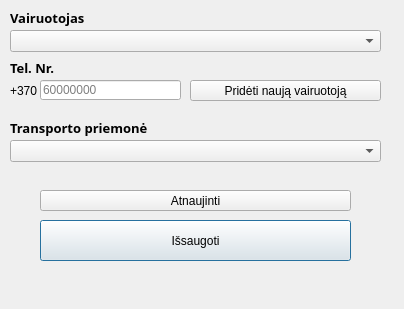
<?xml version="1.0" encoding="UTF-8"?>
<ui version="4.0">
 <class>Dialog</class>
 <widget class="QDialog" name="Dialog">
  <property name="geometry">
   <rect>
    <x>0</x>
    <y>0</y>
    <width>404</width>
    <height>309</height>
   </rect>
  </property>
  <property name="windowTitle">
   <string>Vairuotojo irašo atnaujinimas</string>
  </property>
  <widget class="QLabel" name="label">
   <property name="geometry">
    <rect>
     <x>10</x>
     <y>10</y>
     <width>101</width>
     <height>16</height>
    </rect>
   </property>
   <property name="font">
    <font>
     <family>Arial Black</family>
     <pointsize>10</pointsize>
     <weight>75</weight>
     <bold>true</bold>
    </font>
   </property>
   <property name="text">
    <string>Vairuotojas</string>
   </property>
  </widget>
  <widget class="QLineEdit" name="tel_nr">
   <property name="geometry">
    <rect>
     <x>40</x>
     <y>80</y>
     <width>141</width>
     <height>20</height>
    </rect>
   </property>
   <property name="placeholderText">
    <string>60000000</string>
   </property>
  </widget>
  <widget class="QLabel" name="label_3">
   <property name="geometry">
    <rect>
     <x>10</x>
     <y>60</y>
     <width>101</width>
     <height>16</height>
    </rect>
   </property>
   <property name="font">
    <font>
     <family>Arial Black</family>
     <pointsize>10</pointsize>
     <weight>75</weight>
     <bold>true</bold>
    </font>
   </property>
   <property name="text">
    <string>Tel. Nr.</string>
   </property>
  </widget>
  <widget class="QComboBox" name="tp_pasirinkimas">
   <property name="geometry">
    <rect>
     <x>10</x>
     <y>140</y>
     <width>371</width>
     <height>22</height>
    </rect>
   </property>
  </widget>
  <widget class="QLabel" name="label_4">
   <property name="geometry">
    <rect>
     <x>10</x>
     <y>120</y>
     <width>251</width>
     <height>16</height>
    </rect>
   </property>
   <property name="font">
    <font>
     <family>Arial Black</family>
     <pointsize>10</pointsize>
     <weight>75</weight>
     <bold>true</bold>
    </font>
   </property>
   <property name="text">
    <string>Transporto priemonė</string>
   </property>
  </widget>
  <widget class="QPushButton" name="issaugot">
   <property name="geometry">
    <rect>
     <x>40</x>
     <y>220</y>
     <width>311</width>
     <height>41</height>
    </rect>
   </property>
   <property name="text">
    <string>Išsaugoti</string>
   </property>
  </widget>
  <widget class="QLabel" name="msg">
   <property name="geometry">
    <rect>
     <x>10</x>
     <y>280</y>
     <width>381</width>
     <height>16</height>
    </rect>
   </property>
   <property name="text">
    <string/>
   </property>
  </widget>
  <widget class="QLabel" name="label_5">
   <property name="geometry">
    <rect>
     <x>10</x>
     <y>80</y>
     <width>47</width>
     <height>21</height>
    </rect>
   </property>
   <property name="text">
    <string>+370</string>
   </property>
  </widget>
  <widget class="QComboBox" name="vair_pasirinkimas">
   <property name="geometry">
    <rect>
     <x>10</x>
     <y>30</y>
     <width>371</width>
     <height>22</height>
    </rect>
   </property>
  </widget>
  <widget class="QPushButton" name="prideti_vairuotoja">
   <property name="geometry">
    <rect>
     <x>190</x>
     <y>80</y>
     <width>191</width>
     <height>21</height>
    </rect>
   </property>
   <property name="text">
    <string>Pridėti naują vairuotoją</string>
   </property>
  </widget>
  <widget class="QPushButton" name="refresh">
   <property name="geometry">
    <rect>
     <x>40</x>
     <y>190</y>
     <width>311</width>
     <height>21</height>
    </rect>
   </property>
   <property name="text">
    <string>Atnaujinti</string>
   </property>
  </widget>
 </widget>
 <resources/>
 <connections/>
</ui>
